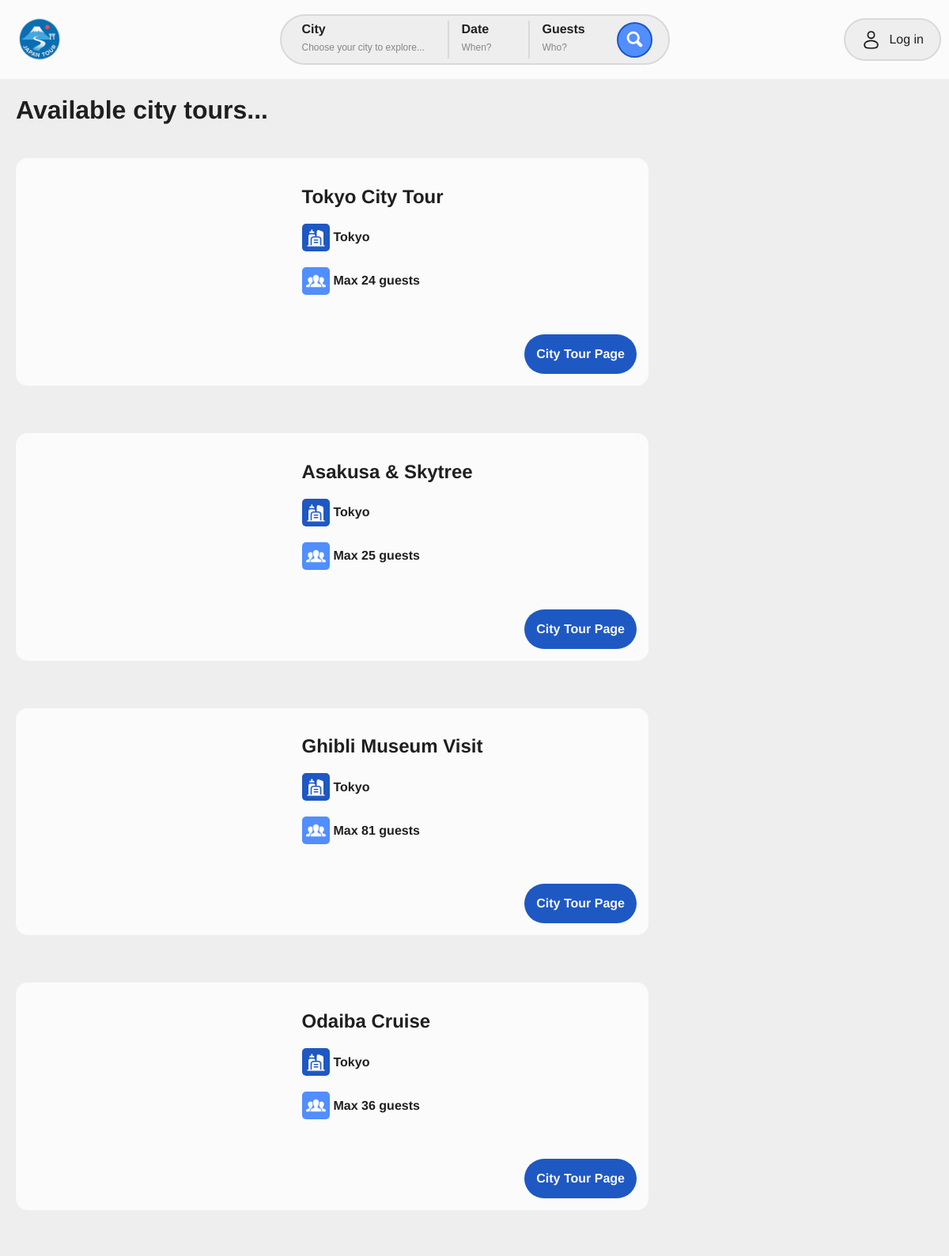
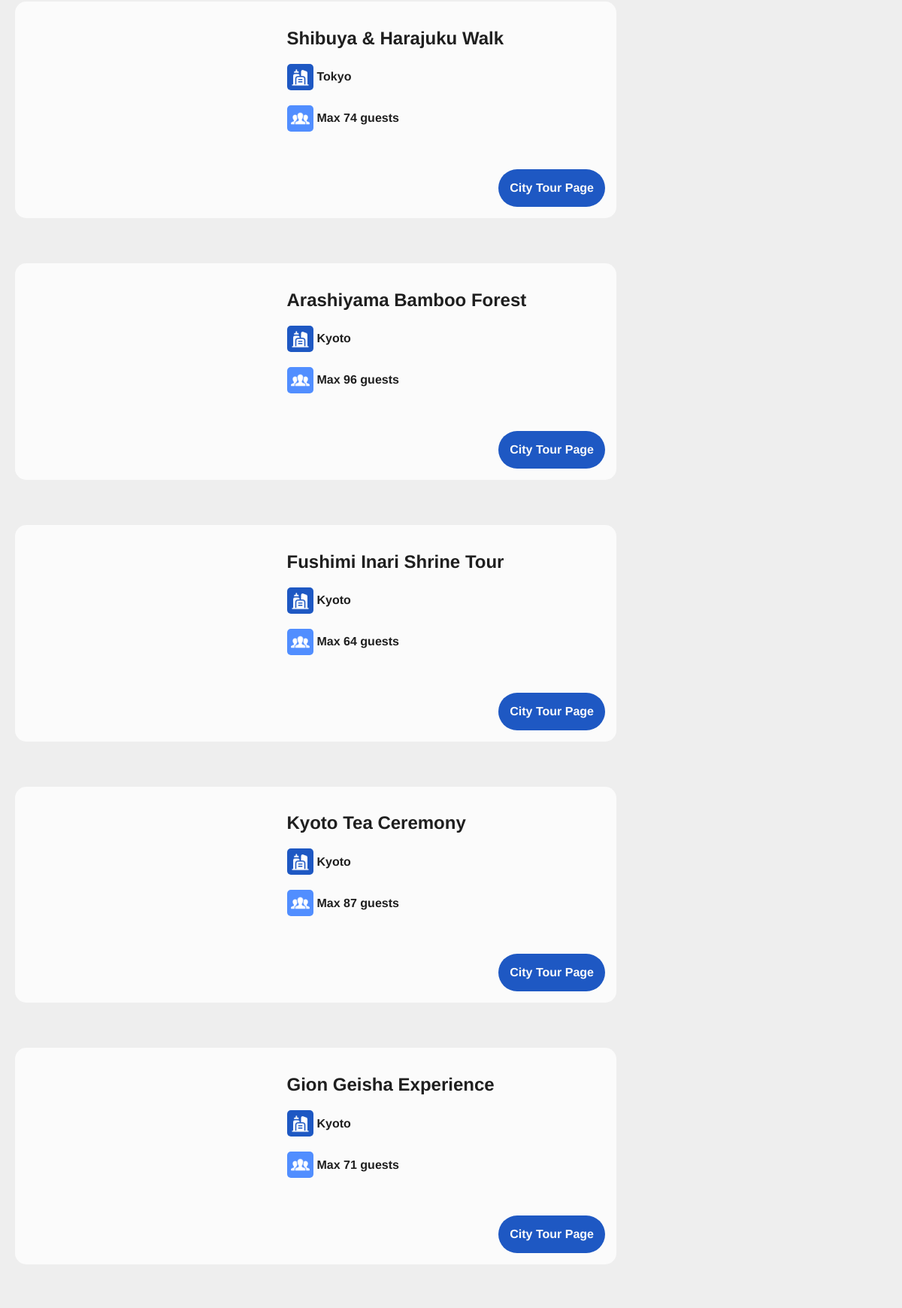
Screenshot of /search.php (upper part) with the database file from the repository (2 pictures, top to bottom).
### tables this page shows
CREATE TABLE `tour_list` (
  `tour_id` int(11) NOT NULL,
  `tour_name` varchar(100) DEFAULT NULL,
  `city` varchar(50) DEFAULT NULL,
  `price_yen` int(11) DEFAULT NULL,
  `available_seats` int(11) DEFAULT NULL,
  `description` varchar(1500) NOT NULL,
  `image_url` mediumtext NOT NULL
);

### nav_bar.php (called while the page is built, shortened)
<?php
    $city = $_GET['city'] ?? '';
    $date = $_GET['date'] ?? '';
    $guests = $_GET['guests'] ?? '';
    if (!empty($city) && !empty($date) && !empty($guests)) {
        $stmt = $db->prepare("SELECT tl.*
                                    FROM tour_list tl
                                    LEFT JOIN (
                                        SELECT tour_id, SUM(number_of_guests) AS reserved_guests
                                        FROM reservation
                                        WHERE reservation_date = ?
                                        GROUP BY tour_id
                                    ) r ON tl.tour_id = r.tour_id
                                    WHERE ((tl.available_seats - IFNULL(r.reserved_guests, 0)) >= ? AND tl.city = ?)");
        $stmt->execute([$date, $guests, $city]);
        $tours = $stmt->fetchAll();
    }
    else if(!empty($city) && empty($date) && !empty($guests)){
        $stmt = $db->prepare("SELECT tl.*
                                    FROM tour_list tl
                                    WHERE ((tl.available_seats) >= ? AND tl.city = ?)");
        $stmt->execute([$guests, $city]);
        $tours = $stmt->fetchAll();
    }
    else if(!empty($city) && empty($date) && empty($guests)){
        $stmt = $db->prepare("SELECT * FROM tour_list WHERE city = ?");
        $stmt->execute([$city]);
        $tours = $stmt->fetchAll();
    }
    else if(empty($city) && empty($date) && !empty($guests)){
        $stmt = $db->prepare("SELECT tl.*
                                    FROM tour_list tl
                                    WHERE (tl.available_seats) >= ?");
        $stmt->execute([$guests]);
        $tours = $stmt->fetchAll();
    }
    else {
        $tours = $db->query("SELECT * FROM tour_list")->fetchAll();
    }
?>

### search.php (the view, shortened to what this page needs)
<?php
require_once('database.php');
require ('nav_bar.php');
?>
<!DOCTYPE html>
<html>
    <head>
        <link rel="stylesheet" href="https://cdn.jsdelivr.net/npm/flatpickr/dist/flatpickr.min.css">
        <link rel="stylesheet" href="styles/overall.css">
        <link rel="stylesheet" href="styles/navbar.css">
        <link rel="stylesheet" href="styles/footer.css">
        <link rel="stylesheet" href="styles/search.css">
    </head>
    <body>
        <nav class="navbar">
            <a class="navbar-logo" href="index.php">
                <img src="icons/logo.png" alt="Logo de JapanTour">
            </a>
            <form class="navbar-search-bar" action="" method="get">
                <div class="select-city">
                    <label for="city">City</label>
                    <select name="city" id="city">
                    <option value="" disabled <?= empty($city) ? 'selected' : '' ?> hidden>Choose your city to explore...</option>
                    </select>
                </div>
                <hr>
                <div class="select-date">
                    <label for="date">Date</label>
                    <input type="text" id="date" name="date" placeholder="When?">
                </div>
                <hr>
                <div class="select-guest">
                    <label for="guests">Guests</label>
                    <input type="number" name="guests" id="guests" min="1" placeholder="Who?">
                </div>
                <button type="submit"><img src="icons/magnifying-glass-svgrepo-com.png" alt="Search icon"></button>
            </form>
            <div class="user-options">
                <?php if(isset($_SESSION['user_id'])):?>
                    <div class="dropdown-menu">
                        <button id="dropdown-button"><img src="icons/menu.png" alt="Menu icon"></button>
                        <div id="dropdown-content" class="dropdown-content">
                        <a href="logout.php">Log out</a>
                        <a href="reservations.php">My reservations</a>
                        <a href="wallet.php">My wallet</a>
                        <a href="delete_account.php"
                        onclick="return confirm('Are you sure you want to delete your account? This action is irreversible.');">
                        Delete my account
                        </a>
                        </div>
                    </div>
                <?php else: ?>
                    <a href="login.php">
                        <div class="log-in">
                            <img src="icons/user.png" alt="User icon">
                            Log in
                        </div>
                    </a>
                <?php endif; ?>
            </div>
        </nav>
        <main>
            <h1>Available city tours...</h1>
            <div class="cards">
                <?php foreach ($tours as $tour): ?>
                    <div class="card">
                        <div class="image" style ="background-image: url('images/<?=$tour['image_url']?>');">
                        </div>
                        <div class="informations">
                            <h2><?= $tour['tour_name'] ?></h2>
                            <div class="tour-city">
                                <div class="city-icon"><img src="icons/city-svgrepo-com.png" alt="city icon"></div>
                                <?= $tour['city'] ?>
                            </div>
                            <div class="tour-guests">
                                <div class="guests-icon"><img src="icons/people.png" alt="guests icon"></div>
                                Max <?= $tour['available_seats'] ?> guests
                            </div>
                            <div class="links">
                                <a href="tour.php?tour_id=<?= $tour['tour_id'] ?>">
                                    <div class="tour-page">City Tour Page</div>
                                </a>
                            </div>
                        </div>
                    </div>
                <?php endforeach; ?>
            </div>
        </main>
    </body>
</html>

### styles/overall.css (style rules this page uses)
:root { --white: #FBFBFB; --soft-grey: #EEEEEE; --grey: #D9D9D9; --black: #1F1F1F; --blue-1: #CDDEFF; --blue-2: #91B7FF; --blue-3: #518EFF; --blue-4: #1E58C3; }
body { font-family: 'Arimo'; color: var(--black); background-color: var(--soft-grey); }
html, body { min-height: 100%; margin: 0; padding: 0; }

### styles/navbar.css (style rules this page uses)
.navbar { height: 100px; width: 100%; display: grid; grid-template-columns: 1fr auto 1fr; align-items: center; background-color: var(--white); flex-shrink: 0; }
.navbar-logo { margin-left: 20px; height: 60px; width: 60px; }
.navbar-logo img { height: 100%; width: 100%; }
.navbar-search-bar { justify-self: center; display: flex; flex-direction: row; align-items: center; border-width: 2px; border-style: solid; border-color: var(--grey); background-color: var(--soft-grey); height: 60px; border-radius: 60px; padding-left: 10px; padding-right: 10px; }
.select-city { position: relative; width: 200px; }
.select-date, .select-guest { position: relative; width: 100px; }
.select-city select { width: 100%; height: 80px; padding-left: 16px; padding-top: 20px; font-size: 12px; color: var(--black); opacity: 0.5; border: 0px; -webkit-appearance: none; -moz-appearance: none; appearance: none; background: transparent; cursor: pointer; }
.navbar input { width: calc(100% - 16px); height: 60px; padding-left: 16px; padding-top: 20px; font-size: 12px; color: var(--black); opacity: 0.5; border: 0px; background: transparent; cursor: pointer; }
.navbar input::placeholder { color: var(--black); }
.select-city label, .select-date label, .select-guest label { position: absolute; top: 18px; left: 12px; color: var(--black); font-size: 16px; pointer-events: none; transition: 0.2s ease all; background: transparent; padding: 0 4px; font-weight: bold; }
input[type=number] { -moz-appearance: textfield; }
.navbar-search-bar button { height: 45px; width: 45px; margin: 10px; display: flex; justify-content: center; align-items: center; cursor: pointer; border-radius: 100%; border-width: 2px; border-color: var(--blue-4); border-style: solid; background-color: var(--blue-3); }
.navbar-search-bar button img { height: 25px; width: 25px; }
.navbar-search-bar hr { width: 2px; height: 80%; background-color: var(--grey); border: none; }
.user-options { display: flex; flex-direction: row; align-items: center; justify-content: end; }
.navbar a { color: var(--black); text-decoration: none; }
.log-in { display: flex; flex-direction: row; align-items: center; height: 30px; background-color: var(--soft-grey); border-width: 2px; border-style: solid; border-color: var(--grey); padding: 10px; padding-left: 20px; padding-right: 20px; border-radius: 50px; margin: 10px; }
.log-in img { height: 25px; width: 25px; padding-right: 10px; }

### styles/footer.css (style rules this page uses)
body { display: flex; flex-direction: column; min-height: 100vh; }
main { flex: 1; }

### styles/search.css (style rules this page uses)
h1 { margin-left: 20px; }
.cards { display: grid; grid-template-columns: repeat(auto-fit, minmax(600px, 1fr)); gap: 20px; }
.card { background-color: var(--white); border-radius: 15px; display: flex; flex-direction: row; margin: 20px; max-width: 800px; }
.card .image { width: 45%; background-image: linear-gradient(to left, var(--white) 0%, transparent 10%), url("../images/asakusa.jpg"); background-size: cover; background-position: center; background-repeat: no-repeat; border-top-left-radius: 15px; border-bottom-left-radius: 15px; }
.informations { margin: 15px; width: 55%; }
.tour-city, .tour-guests { display: flex; flex-direction: row; align-items: center; font-weight: bold; margin-bottom: 20px; }
.city-icon, .guests-icon { height: 35px; width: 35px; border-radius: 5px; display: flex; justify-content: center; align-items: center; margin-right: 5px; }
.city-icon img, .guests-icon img { height: 25px; width: 25px; }
.city-icon { background-color: var(--blue-4); }
.guests-icon { background-color: var(--blue-3); }
.links { display: flex; flex-direction: row; justify-content: end; align-items: center; width: 100%; margin-top: 50px; }
.links a { text-decoration: none; }
.tour-page { height: 50px; padding-left: 15px; padding-right: 15px; color: var(--white); border-radius: 25px; font-weight: bold; display: flex; justify-content: center; align-items: center; background-color: var(--blue-4); }

### rows the page displays
tour_list: tour_name "Tokyo City Tour", city "Tokyo", available_seats "24"
tour_list: tour_name "Asakusa & Skytree", city "Tokyo", available_seats "25"
tour_list: tour_name "Ghibli Museum Visit", city "Tokyo", available_seats "81"
tour_list: tour_name "Odaiba Cruise", city "Tokyo", available_seats "36"
tour_list: tour_name "Shibuya & Harajuku Walk", city "Tokyo", available_seats "74"
tour_list: tour_name "Arashiyama Bamboo Forest", city "Kyoto", available_seats "96"
tour_list: tour_name "Fushimi Inari Shrine Tour", city "Kyoto", available_seats "64"
tour_list: tour_name "Kyoto Tea Ceremony", city "Kyoto", available_seats "87"
tour_list: tour_name "Gion Geisha Experience", city "Kyoto", available_seats "71"
